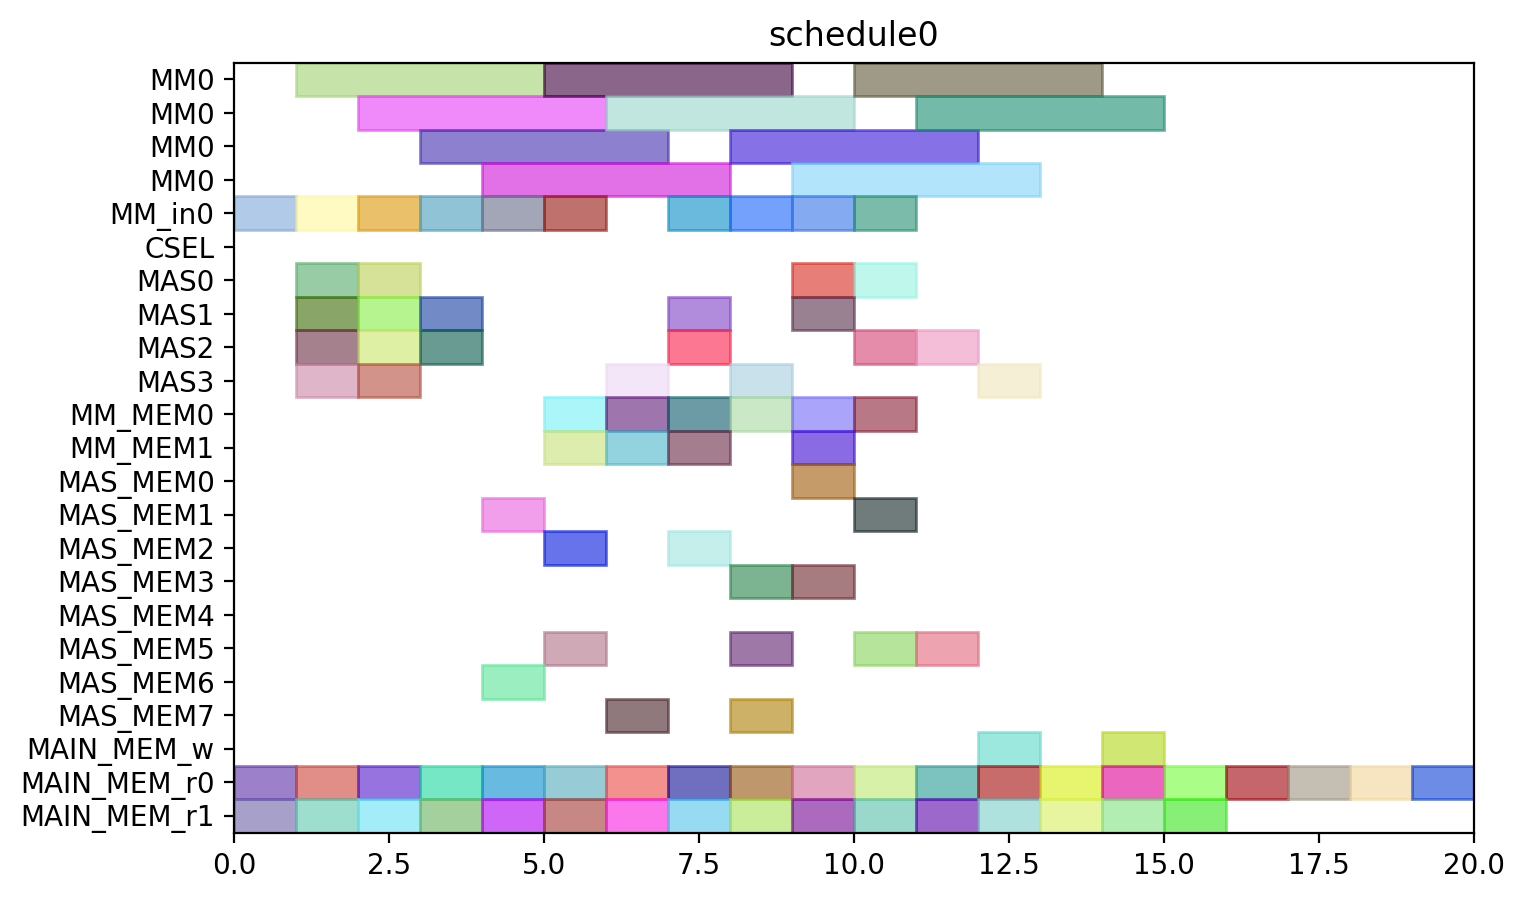

Write Python code to recreate this figure.
from pyschedule import Scenario, solvers, plotters, alt


def solve():
	horizon = 90
	S = Scenario("schedule0", horizon=horizon)

	# resource
	MM = S.Resources('MM', num=1, size=4)
	MM_in = S.Resources('MM_in', num=1)
	CSEL = S.Resource('CSEL')
	MAS = S.Resources('MAS', num=4, size=1, periods=range(1, horizon))
	MM_MEM = S.Resources('MM_MEM', num=2)
	MAS_MEM = S.Resources('MAS_MEM', num=8)
	MAIN_MEM_w = S.Resource('MAIN_MEM_w', size=1)
	MAIN_MEM_r = S.Resources('MAIN_MEM_r', num=2)

	# result of previous scheduling

	# new tasks
	t0_t0_in = S.Task('t0_t0_in', length=1, delay_cost=1)
	t0_t0_in += alt(MM_in)
	t0_t0 = S.Task('t0_t0', length=4, delay_cost=1)
	t0_t0 += alt(MM)
	S += t0_t0>=t0_t0_in

	t0_t0_mem0 = S.Task('t0_t0_mem0', length=1, delay_cost=1)
	t0_t0_mem0 += MAIN_MEM_r[0]
	t0_t0_mem1 = S.Task('t0_t0_mem1', length=1, delay_cost=1)
	t0_t0_mem1 += MAIN_MEM_r[1]
	t0_t1_in = S.Task('t0_t1_in', length=1, delay_cost=1)
	t0_t1_in += alt(MM_in)
	t0_t1 = S.Task('t0_t1', length=4, delay_cost=1)
	t0_t1 += alt(MM)
	S += t0_t1>=t0_t1_in

	t0_t1_mem0 = S.Task('t0_t1_mem0', length=1, delay_cost=1)
	t0_t1_mem0 += MAIN_MEM_r[0]
	t0_t1_mem1 = S.Task('t0_t1_mem1', length=1, delay_cost=1)
	t0_t1_mem1 += MAIN_MEM_r[1]
	t0_t2 = S.Task('t0_t2', length=1, delay_cost=1)
	t0_t2 += alt(MAS)

	t0_t2_mem0 = S.Task('t0_t2_mem0', length=1, delay_cost=1)
	t0_t2_mem0 += MAIN_MEM_r[0]
	t0_t2_mem1 = S.Task('t0_t2_mem1', length=1, delay_cost=1)
	t0_t2_mem1 += MAIN_MEM_r[1]
	t0_t3 = S.Task('t0_t3', length=1, delay_cost=1)
	t0_t3 += alt(MAS)

	t0_t3_mem0 = S.Task('t0_t3_mem0', length=1, delay_cost=1)
	t0_t3_mem0 += MAIN_MEM_r[0]
	t0_t3_mem1 = S.Task('t0_t3_mem1', length=1, delay_cost=1)
	t0_t3_mem1 += MAIN_MEM_r[1]
	t2_t0_in = S.Task('t2_t0_in', length=1, delay_cost=1)
	t2_t0_in += alt(MM_in)
	t2_t0 = S.Task('t2_t0', length=4, delay_cost=1)
	t2_t0 += alt(MM)
	S += t2_t0>=t2_t0_in

	t2_t0_mem0 = S.Task('t2_t0_mem0', length=1, delay_cost=1)
	t2_t0_mem0 += MAIN_MEM_r[0]
	t2_t0_mem1 = S.Task('t2_t0_mem1', length=1, delay_cost=1)
	t2_t0_mem1 += MAIN_MEM_r[1]
	t2_t1_in = S.Task('t2_t1_in', length=1, delay_cost=1)
	t2_t1_in += alt(MM_in)
	t2_t1 = S.Task('t2_t1', length=4, delay_cost=1)
	t2_t1 += alt(MM)
	S += t2_t1>=t2_t1_in

	t2_t1_mem0 = S.Task('t2_t1_mem0', length=1, delay_cost=1)
	t2_t1_mem0 += MAIN_MEM_r[0]
	t2_t1_mem1 = S.Task('t2_t1_mem1', length=1, delay_cost=1)
	t2_t1_mem1 += MAIN_MEM_r[1]
	t2_t2 = S.Task('t2_t2', length=1, delay_cost=1)
	t2_t2 += alt(MAS)

	t2_t2_mem0 = S.Task('t2_t2_mem0', length=1, delay_cost=1)
	t2_t2_mem0 += MAIN_MEM_r[0]
	t2_t2_mem1 = S.Task('t2_t2_mem1', length=1, delay_cost=1)
	t2_t2_mem1 += MAIN_MEM_r[1]
	t2_t3 = S.Task('t2_t3', length=1, delay_cost=1)
	t2_t3 += alt(MAS)

	t2_t3_mem0 = S.Task('t2_t3_mem0', length=1, delay_cost=1)
	t2_t3_mem0 += MAIN_MEM_r[0]
	t2_t3_mem1 = S.Task('t2_t3_mem1', length=1, delay_cost=1)
	t2_t3_mem1 += MAIN_MEM_r[1]
	t7_t2 = S.Task('t7_t2', length=1, delay_cost=1)
	t7_t2 += alt(MAS)

	t7_t2_mem0 = S.Task('t7_t2_mem0', length=1, delay_cost=1)
	t7_t2_mem0 += MAIN_MEM_r[0]
	t7_t2_mem1 = S.Task('t7_t2_mem1', length=1, delay_cost=1)
	t7_t2_mem1 += MAIN_MEM_r[1]
	t9_t2 = S.Task('t9_t2', length=1, delay_cost=1)
	t9_t2 += alt(MAS)

	t9_t2_mem0 = S.Task('t9_t2_mem0', length=1, delay_cost=1)
	t9_t2_mem0 += MAIN_MEM_r[0]
	t9_t2_mem1 = S.Task('t9_t2_mem1', length=1, delay_cost=1)
	t9_t2_mem1 += MAIN_MEM_r[1]
	t14_t2 = S.Task('t14_t2', length=1, delay_cost=1)
	t14_t2 += alt(MAS)

	t14_t2_mem0 = S.Task('t14_t2_mem0', length=1, delay_cost=1)
	t14_t2_mem0 += MAIN_MEM_r[0]
	t14_t2_mem1 = S.Task('t14_t2_mem1', length=1, delay_cost=1)
	t14_t2_mem1 += MAIN_MEM_r[1]
	new_TZ_t2 = S.Task('new_TZ_t2', length=1, delay_cost=1)
	new_TZ_t2 += alt(MAS)

	new_TZ_t2_mem0 = S.Task('new_TZ_t2_mem0', length=1, delay_cost=1)
	new_TZ_t2_mem0 += MAIN_MEM_r[0]
	new_TZ_t2_mem1 = S.Task('new_TZ_t2_mem1', length=1, delay_cost=1)
	new_TZ_t2_mem1 += MAIN_MEM_r[1]
	t16_t2 = S.Task('t16_t2', length=1, delay_cost=1)
	t16_t2 += alt(MAS)

	t16_t2_mem0 = S.Task('t16_t2_mem0', length=1, delay_cost=1)
	t16_t2_mem0 += MAIN_MEM_r[0]
	t16_t2_mem1 = S.Task('t16_t2_mem1', length=1, delay_cost=1)
	t16_t2_mem1 += MAIN_MEM_r[1]
	t17_t2 = S.Task('t17_t2', length=1, delay_cost=1)
	t17_t2 += alt(MAS)

	t17_t2_mem0 = S.Task('t17_t2_mem0', length=1, delay_cost=1)
	t17_t2_mem0 += MAIN_MEM_r[0]
	t17_t2_mem1 = S.Task('t17_t2_mem1', length=1, delay_cost=1)
	t17_t2_mem1 += MAIN_MEM_r[1]
	t0_t4_in = S.Task('t0_t4_in', length=1, delay_cost=1)
	t0_t4_in += alt(MM_in)
	t0_t4 = S.Task('t0_t4', length=4, delay_cost=1)
	t0_t4 += alt(MM)
	S += t0_t4>=t0_t4_in

	t0_t4_mem0 = S.Task('t0_t4_mem0', length=1, delay_cost=1)
	t0_t4_mem0 += alt(MAS_MEM)
	S += (t0_t2*MAS[0])-1 < t0_t4_mem0*MAS_MEM[0]
	S += (t0_t2*MAS[1])-1 < t0_t4_mem0*MAS_MEM[2]
	S += (t0_t2*MAS[2])-1 < t0_t4_mem0*MAS_MEM[4]
	S += (t0_t2*MAS[3])-1 < t0_t4_mem0*MAS_MEM[6]
	S += t0_t4_mem0 <= t0_t4

	t0_t4_mem1 = S.Task('t0_t4_mem1', length=1, delay_cost=1)
	t0_t4_mem1 += alt(MAS_MEM)
	S += (t0_t3*MAS[0])-1 < t0_t4_mem1*MAS_MEM[1]
	S += (t0_t3*MAS[1])-1 < t0_t4_mem1*MAS_MEM[3]
	S += (t0_t3*MAS[2])-1 < t0_t4_mem1*MAS_MEM[5]
	S += (t0_t3*MAS[3])-1 < t0_t4_mem1*MAS_MEM[7]
	S += t0_t4_mem1 <= t0_t4

	t00 = S.Task('t00', length=1, delay_cost=1)
	t00 += alt(MAS)

	t00_mem0 = S.Task('t00_mem0', length=1, delay_cost=1)
	t00_mem0 += alt(MM_MEM)
	S += (t0_t0*MM[0])-1 < t00_mem0*MM_MEM[0]
	S += t00_mem0 <= t00

	t00_mem1 = S.Task('t00_mem1', length=1, delay_cost=1)
	t00_mem1 += alt(MM_MEM)
	S += (t0_t1*MM[0])-1 < t00_mem1*MM_MEM[1]
	S += t00_mem1 <= t00

	t0_t5 = S.Task('t0_t5', length=1, delay_cost=1)
	t0_t5 += alt(MAS)

	t0_t5_mem0 = S.Task('t0_t5_mem0', length=1, delay_cost=1)
	t0_t5_mem0 += alt(MM_MEM)
	S += (t0_t0*MM[0])-1 < t0_t5_mem0*MM_MEM[0]
	S += t0_t5_mem0 <= t0_t5

	t0_t5_mem1 = S.Task('t0_t5_mem1', length=1, delay_cost=1)
	t0_t5_mem1 += alt(MM_MEM)
	S += (t0_t1*MM[0])-1 < t0_t5_mem1*MM_MEM[1]
	S += t0_t5_mem1 <= t0_t5

	t2_t4_in = S.Task('t2_t4_in', length=1, delay_cost=1)
	t2_t4_in += alt(MM_in)
	t2_t4 = S.Task('t2_t4', length=4, delay_cost=1)
	t2_t4 += alt(MM)
	S += t2_t4>=t2_t4_in

	t2_t4_mem0 = S.Task('t2_t4_mem0', length=1, delay_cost=1)
	t2_t4_mem0 += alt(MAS_MEM)
	S += (t2_t2*MAS[0])-1 < t2_t4_mem0*MAS_MEM[0]
	S += (t2_t2*MAS[1])-1 < t2_t4_mem0*MAS_MEM[2]
	S += (t2_t2*MAS[2])-1 < t2_t4_mem0*MAS_MEM[4]
	S += (t2_t2*MAS[3])-1 < t2_t4_mem0*MAS_MEM[6]
	S += t2_t4_mem0 <= t2_t4

	t2_t4_mem1 = S.Task('t2_t4_mem1', length=1, delay_cost=1)
	t2_t4_mem1 += alt(MAS_MEM)
	S += (t2_t3*MAS[0])-1 < t2_t4_mem1*MAS_MEM[1]
	S += (t2_t3*MAS[1])-1 < t2_t4_mem1*MAS_MEM[3]
	S += (t2_t3*MAS[2])-1 < t2_t4_mem1*MAS_MEM[5]
	S += (t2_t3*MAS[3])-1 < t2_t4_mem1*MAS_MEM[7]
	S += t2_t4_mem1 <= t2_t4

	t20 = S.Task('t20', length=1, delay_cost=1)
	t20 += alt(MAS)

	t20_mem0 = S.Task('t20_mem0', length=1, delay_cost=1)
	t20_mem0 += alt(MM_MEM)
	S += (t2_t0*MM[0])-1 < t20_mem0*MM_MEM[0]
	S += t20_mem0 <= t20

	t20_mem1 = S.Task('t20_mem1', length=1, delay_cost=1)
	t20_mem1 += alt(MM_MEM)
	S += (t2_t1*MM[0])-1 < t20_mem1*MM_MEM[1]
	S += t20_mem1 <= t20

	t2_t5 = S.Task('t2_t5', length=1, delay_cost=1)
	t2_t5 += alt(MAS)

	t2_t5_mem0 = S.Task('t2_t5_mem0', length=1, delay_cost=1)
	t2_t5_mem0 += alt(MM_MEM)
	S += (t2_t0*MM[0])-1 < t2_t5_mem0*MM_MEM[0]
	S += t2_t5_mem0 <= t2_t5

	t2_t5_mem1 = S.Task('t2_t5_mem1', length=1, delay_cost=1)
	t2_t5_mem1 += alt(MM_MEM)
	S += (t2_t1*MM[0])-1 < t2_t5_mem1*MM_MEM[1]
	S += t2_t5_mem1 <= t2_t5

	t01 = S.Task('t01', length=1, delay_cost=1)
	t01 += alt(MAS)

	t01_mem0 = S.Task('t01_mem0', length=1, delay_cost=1)
	t01_mem0 += alt(MM_MEM)
	S += (t0_t4*MM[0])-1 < t01_mem0*MM_MEM[0]
	S += t01_mem0 <= t01

	t01_mem1 = S.Task('t01_mem1', length=1, delay_cost=1)
	t01_mem1 += alt(MAS_MEM)
	S += (t0_t5*MAS[0])-1 < t01_mem1*MAS_MEM[1]
	S += (t0_t5*MAS[1])-1 < t01_mem1*MAS_MEM[3]
	S += (t0_t5*MAS[2])-1 < t01_mem1*MAS_MEM[5]
	S += (t0_t5*MAS[3])-1 < t01_mem1*MAS_MEM[7]
	S += t01_mem1 <= t01

	t10 = S.Task('t10', length=1, delay_cost=1)
	t10 += alt(MAS)

	t10_mem0 = S.Task('t10_mem0', length=1, delay_cost=1)
	t10_mem0 += MAIN_MEM_r[0]
	t10_mem1 = S.Task('t10_mem1', length=1, delay_cost=1)
	t10_mem1 += alt(MAS_MEM)
	S += (t00*MAS[0])-1 < t10_mem1*MAS_MEM[1]
	S += (t00*MAS[1])-1 < t10_mem1*MAS_MEM[3]
	S += (t00*MAS[2])-1 < t10_mem1*MAS_MEM[5]
	S += (t00*MAS[3])-1 < t10_mem1*MAS_MEM[7]
	S += t10_mem1 <= t10

	t21 = S.Task('t21', length=1, delay_cost=1)
	t21 += alt(MAS)

	t21_mem0 = S.Task('t21_mem0', length=1, delay_cost=1)
	t21_mem0 += alt(MM_MEM)
	S += (t2_t4*MM[0])-1 < t21_mem0*MM_MEM[0]
	S += t21_mem0 <= t21

	t21_mem1 = S.Task('t21_mem1', length=1, delay_cost=1)
	t21_mem1 += alt(MAS_MEM)
	S += (t2_t5*MAS[0])-1 < t21_mem1*MAS_MEM[1]
	S += (t2_t5*MAS[1])-1 < t21_mem1*MAS_MEM[3]
	S += (t2_t5*MAS[2])-1 < t21_mem1*MAS_MEM[5]
	S += (t2_t5*MAS[3])-1 < t21_mem1*MAS_MEM[7]
	S += t21_mem1 <= t21

	t30 = S.Task('t30', length=1, delay_cost=1)
	t30 += alt(MAS)

	t30_mem0 = S.Task('t30_mem0', length=1, delay_cost=1)
	t30_mem0 += MAIN_MEM_r[0]
	t30_mem1 = S.Task('t30_mem1', length=1, delay_cost=1)
	t30_mem1 += alt(MAS_MEM)
	S += (t20*MAS[0])-1 < t30_mem1*MAS_MEM[1]
	S += (t20*MAS[1])-1 < t30_mem1*MAS_MEM[3]
	S += (t20*MAS[2])-1 < t30_mem1*MAS_MEM[5]
	S += (t20*MAS[3])-1 < t30_mem1*MAS_MEM[7]
	S += t30_mem1 <= t30

	t11 = S.Task('t11', length=1, delay_cost=1)
	t11 += alt(MAS)

	t11_mem0 = S.Task('t11_mem0', length=1, delay_cost=1)
	t11_mem0 += MAIN_MEM_r[0]
	t11_mem1 = S.Task('t11_mem1', length=1, delay_cost=1)
	t11_mem1 += alt(MAS_MEM)
	S += (t01*MAS[0])-1 < t11_mem1*MAS_MEM[1]
	S += (t01*MAS[1])-1 < t11_mem1*MAS_MEM[3]
	S += (t01*MAS[2])-1 < t11_mem1*MAS_MEM[5]
	S += (t01*MAS[3])-1 < t11_mem1*MAS_MEM[7]
	S += t11_mem1 <= t11

	t31 = S.Task('t31', length=1, delay_cost=1)
	t31 += alt(MAS)

	t31_mem0 = S.Task('t31_mem0', length=1, delay_cost=1)
	t31_mem0 += MAIN_MEM_r[0]
	t31_mem1 = S.Task('t31_mem1', length=1, delay_cost=1)
	t31_mem1 += alt(MAS_MEM)
	S += (t21*MAS[0])-1 < t31_mem1*MAS_MEM[1]
	S += (t21*MAS[1])-1 < t31_mem1*MAS_MEM[3]
	S += (t21*MAS[2])-1 < t31_mem1*MAS_MEM[5]
	S += (t21*MAS[3])-1 < t31_mem1*MAS_MEM[7]
	S += t31_mem1 <= t31

	c010_in = S.Task('c010_in', length=1, delay_cost=1)
	c010_in += alt(MM_in)
	c010 = S.Task('c010', length=4, delay_cost=1)
	c010 += alt(MM)
	S += c010>=c010_in

	S += 0<c010

	c010_w = S.Task('c010_w', length=1, delay_cost=1)
	c010_w += alt(MAIN_MEM_w)
	S += c010 <= c010_w

	c010_mem0 = S.Task('c010_mem0', length=1, delay_cost=1)
	c010_mem0 += alt(MAS_MEM)
	S += (t30*MAS[0])-1 < c010_mem0*MAS_MEM[0]
	S += (t30*MAS[1])-1 < c010_mem0*MAS_MEM[2]
	S += (t30*MAS[2])-1 < c010_mem0*MAS_MEM[4]
	S += (t30*MAS[3])-1 < c010_mem0*MAS_MEM[6]
	S += c010_mem0 <= c010

	c010_mem1 = S.Task('c010_mem1', length=1, delay_cost=1)
	c010_mem1 += MAIN_MEM_r[1]
	c200_in = S.Task('c200_in', length=1, delay_cost=1)
	c200_in += alt(MM_in)
	c200 = S.Task('c200', length=4, delay_cost=1)
	c200 += alt(MM)
	S += c200>=c200_in

	S += 0<c200

	c200_w = S.Task('c200_w', length=1, delay_cost=1)
	c200_w += alt(MAIN_MEM_w)
	S += c200 <= c200_w

	c200_mem0 = S.Task('c200_mem0', length=1, delay_cost=1)
	c200_mem0 += alt(MAS_MEM)
	S += (t10*MAS[0])-1 < c200_mem0*MAS_MEM[0]
	S += (t10*MAS[1])-1 < c200_mem0*MAS_MEM[2]
	S += (t10*MAS[2])-1 < c200_mem0*MAS_MEM[4]
	S += (t10*MAS[3])-1 < c200_mem0*MAS_MEM[6]
	S += c200_mem0 <= c200

	c200_mem1 = S.Task('c200_mem1', length=1, delay_cost=1)
	c200_mem1 += MAIN_MEM_r[1]
	t16_t0_in = S.Task('t16_t0_in', length=1, delay_cost=1)
	t16_t0_in += alt(MM_in)
	t16_t0 = S.Task('t16_t0', length=4, delay_cost=1)
	t16_t0 += alt(MM)
	S += t16_t0>=t16_t0_in

	t16_t0_mem0 = S.Task('t16_t0_mem0', length=1, delay_cost=1)
	t16_t0_mem0 += MAIN_MEM_r[0]
	t16_t0_mem1 = S.Task('t16_t0_mem1', length=1, delay_cost=1)
	t16_t0_mem1 += alt(MAS_MEM)
	S += (t30*MAS[0])-1 < t16_t0_mem1*MAS_MEM[1]
	S += (t30*MAS[1])-1 < t16_t0_mem1*MAS_MEM[3]
	S += (t30*MAS[2])-1 < t16_t0_mem1*MAS_MEM[5]
	S += (t30*MAS[3])-1 < t16_t0_mem1*MAS_MEM[7]
	S += t16_t0_mem1 <= t16_t0

	t17_t0_in = S.Task('t17_t0_in', length=1, delay_cost=1)
	t17_t0_in += alt(MM_in)
	t17_t0 = S.Task('t17_t0', length=4, delay_cost=1)
	t17_t0 += alt(MM)
	S += t17_t0>=t17_t0_in

	t17_t0_mem0 = S.Task('t17_t0_mem0', length=1, delay_cost=1)
	t17_t0_mem0 += MAIN_MEM_r[0]
	t17_t0_mem1 = S.Task('t17_t0_mem1', length=1, delay_cost=1)
	t17_t0_mem1 += alt(MAS_MEM)
	S += (t10*MAS[0])-1 < t17_t0_mem1*MAS_MEM[1]
	S += (t10*MAS[1])-1 < t17_t0_mem1*MAS_MEM[3]
	S += (t10*MAS[2])-1 < t17_t0_mem1*MAS_MEM[5]
	S += (t10*MAS[3])-1 < t17_t0_mem1*MAS_MEM[7]
	S += t17_t0_mem1 <= t17_t0

	solvers.mip.solve(S,msg=1,kind='CPLEX',ratio_gap=1.01)

	solution = [['hoge']*len(S.solution()[1]) for i in range(len(S.solution()))]
	for i in range(len(S.solution())):
		for j in range(len(S.solution()[i])):
			solution[i][j]=str(S.solution()[i][j])
	print(solution)

	cycles = int(solution[-1][3])

	pic_file_name = "/home/mfukuda/ABE/multiRAM_multiMAS_16mux/scheduling_result/stage4MM1_stage1MAS4/EP2_ADD_w_EVAL/schedule0.png"
	if(S.solution() != []):
		plotters.matplotlib.plot(S,img_filename=pic_file_name, show_task_labels=False, fig_size=(cycles*0.25+3, 5))

	return solution
